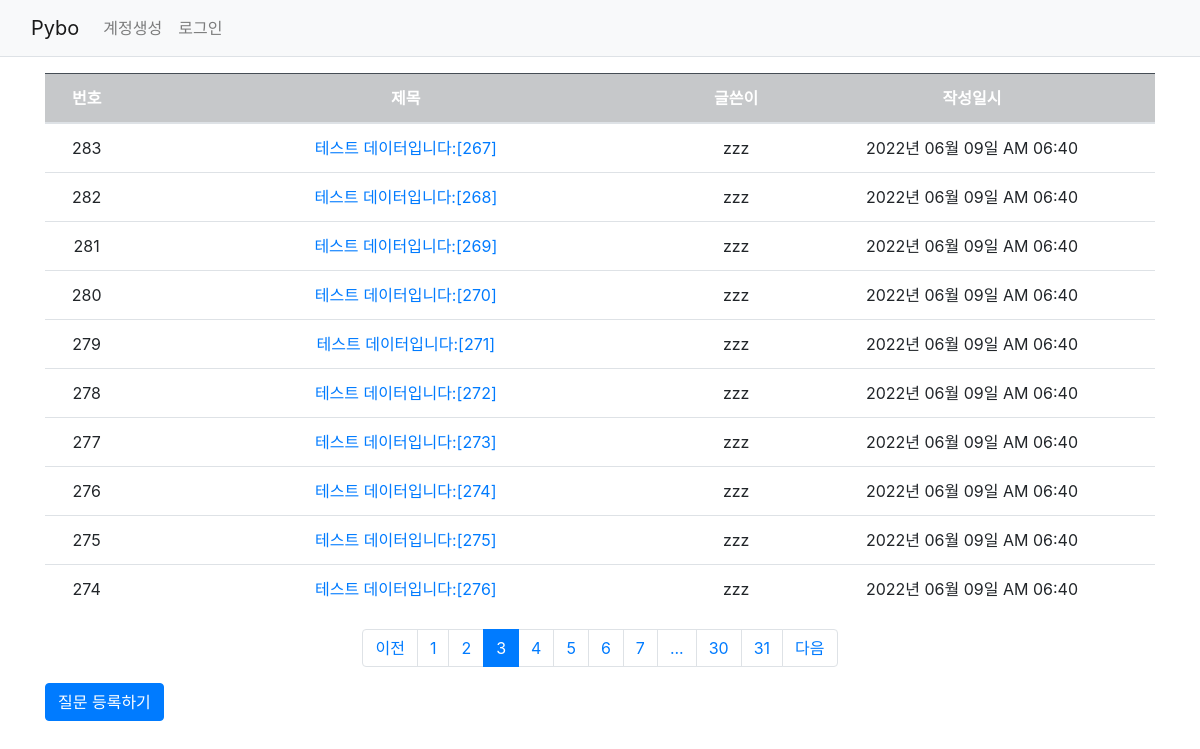
Screenshot of /question/list/?page=3 with the database file from the repository.
### pybo/models.py (models this page shows)
class Question(db.Model):
    id = db.Column(db.Integer, primary_key=True)
    subject = db.Column(db.String(200), nullable=False)
    content = db.Column(db.Text(), nullable=False)
    create_date = db.Column(db.DateTime(), nullable=False)
    user_id = db.Column(db.Integer, db.ForeignKey('user.id', ondelete='CASCADE'), nullable=False)
    user = db.relationship('User', backref=db.backref('question_set'))

class User(db.Model):
    id = db.Column(db.Integer, primary_key=True)
    username = db.Column(db.String(150), unique=True, nullable=False)
    password = db.Column(db.String(200), nullable=False)
    email = db.Column(db.String(120), unique=True, nullable=False)

### pybo/views/question_views.py (the view)
@bp.route('/list/')
def _list():
    page = request.args.get('page', type=int, default=1)
    question_list = Question.query.order_by(Question.create_date.desc())
    question_list = question_list.paginate(page, per_page=10)
    return render_template('question/question_list.html', question_list=question_list)

### pybo/filter.py (called while the page is built)
def format_datetime(value, fmt='%Y년 %m월 %d일 %p %I:%M'):
    return value.strftime(fmt)

### pybo/views/auth_views.py (called while the page is built)
@bp.before_app_request
def load_logged_in_user():
    user_id = session.get('user_id')
    if user_id is None:
        g.user = None
    else:
        g.user = User.query.get(user_id)

### pybo/templates/question/question_list.html (shortened to what this page needs)
{% extends 'base.html' %}
{% block content %}
<div class = "container my-3">
    <table class = "table">
        <thead>
        <tr class ="text-center table-dark">
            <th>번호</th>
            <th style="width:50%">제목</th>
            <th>글쓴이</th>
            <th>작성일시</th>
        </tr>
        </thead>
        <tbody>
        {% if question_list %}
        {% for question in question_list.items %}
        <tr  class="text-center">
            <td>{{ question_list.total - ((question_list.page-1) * question_list.per_page) - loop.index0 }}</td>
            <td class="text-start">
                <a href = "{{ url_for('question.detail', question_id=question.id) }}">{{ question.subject }}</a>
            </td>
            <td>{{ question.user.username }}</td>
            <td>{{ question.create_date|datetime }}</td>
        </tr>
        {% endfor %}
        {% else %}
        <tr>
            <td colspan="3">질문이 없습니다.</td>
        </tr>
        {% endif %}
        </tbody>
    </table>
    <ul class="pagination justify-content-center">
        {% if question_list.has_prev %}
        <li class="page-item">
            <a class="page-link" href="?page={{ question_list.prev_num }}">이전</a>
        </li>
        {% else %}
        <li class="page-item disabled">
            <a class="page-link" tabindex="-1" aria-disabled="true" href="javascript:void(0)">이전</a>
        </li>
        {% endif %}
        {% for page_num in question_list.iter_pages() %}
        {% if page_num %}
        {% if page_num != question_list.page %}
        <li class="page-item">
            <a class="page-link" href="?page={{ page_num }}">{{ page_num }}</a>
        </li>
        {% else %}
        <li class="page-item active" aria-current="page">
            <a class="page-link" href="javascript:void(0)">{{ page_num }}</a>
        </li>
        {% endif %}
        {% else %}
        <li class="disabled">
            <a class="page-link" href="javascript:void(0)">...</a>
        </li>
        {% endif %}
        {% endfor %}
        {% if question_list.has_next %}
        <li class="page-item">
            <a class="page-link" href="?page={{ question_list.next_num }}">다음</a>
        </li>
        {% else %}
        <li class="page-item disabled">
            <a class="page-link" tabindex="-1" aria-disabled="true" href="javascript:void(0)">다음</a>
        </li>
        {% endif %}
    </ul>
    <a href="{{ url_for('question.create') }}" class = "btn btn-primary">질문 등록하기</a>
</div>
{% endblock %}

### rows the page displays
Question: total "283", subject "테스트 데이터입니다:[267]", user.username "zzz", create_date "2022년 06월 09일 AM 06:40"
Question: total "282", subject "테스트 데이터입니다:[268]", user.username "zzz", create_date "2022년 06월 09일 AM 06:40"
Question: total "281", subject "테스트 데이터입니다:[269]", user.username "zzz", create_date "2022년 06월 09일 AM 06:40"
Question: total "280", subject "테스트 데이터입니다:[270]", user.username "zzz", create_date "2022년 06월 09일 AM 06:40"
Question: total "279", subject "테스트 데이터입니다:[271]", user.username "zzz", create_date "2022년 06월 09일 AM 06:40"
Question: total "278", subject "테스트 데이터입니다:[272]", user.username "zzz", create_date "2022년 06월 09일 AM 06:40"
Question: total "277", subject "테스트 데이터입니다:[273]", user.username "zzz", create_date "2022년 06월 09일 AM 06:40"
Question: total "276", subject "테스트 데이터입니다:[274]", user.username "zzz", create_date "2022년 06월 09일 AM 06:40"
Question: total "275", subject "테스트 데이터입니다:[275]", user.username "zzz", create_date "2022년 06월 09일 AM 06:40"
Question: total "274", subject "테스트 데이터입니다:[276]", user.username "zzz", create_date "2022년 06월 09일 AM 06:40"

### other values shown
{{ page_num }} "1" "2" "4" "5" "6" "7" "30" "31"
{{ page_num }} "3"
